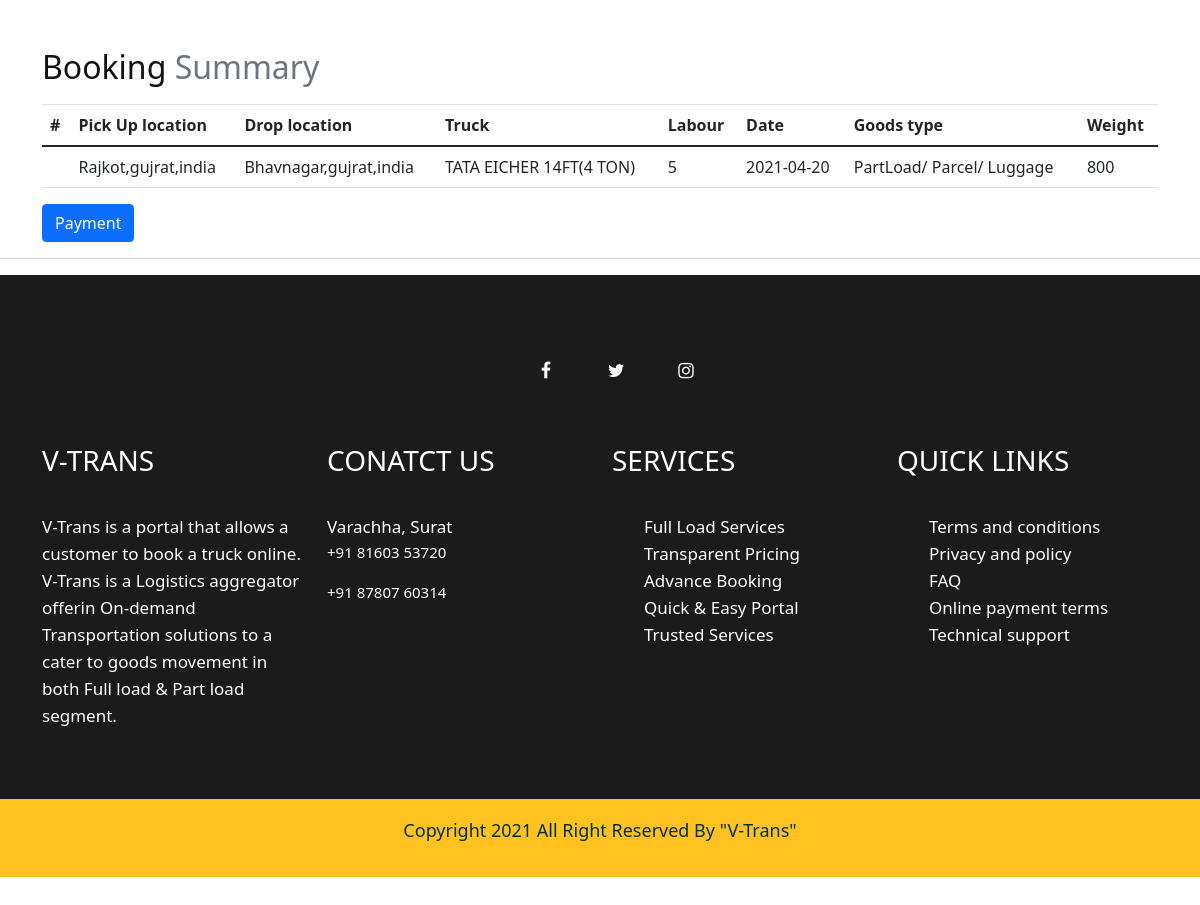
Page /bookingsummary/ (signed in) on the committed database.
### myapp/models.py (models this page shows, shortened)
class proceed(models.Model):
    pickuplocation=models.CharField(max_length=100)
    droplocation=models.CharField(max_length=100)
    trucktype=models.CharField(max_length=100)
    labour=models.CharField(max_length=10, default='')
    pickupdate=models.CharField(max_length=100)
    goodstype=models.CharField(max_length=100)
    weight=models.IntegerField()

### myapp/views.py (the view)
# urls.py: path('bookingsummary/', views.bookingsummary, name='bookingsummary'),
@login_required
def bookingsummary(request):
        if request.method=='POST':
            summaryfrm=summaryForm(request.POST)
            if summaryfrm.is_valid():
                summaryfrm.save()
                return redirect('afterproceed')
                print("summary show sucessfully!")
            else:
                print("summary not showen something went wrong here...")
        else:
            summaryfrm=summaryForm()
        bookingdata = proceed.objects.all().order_by('-id')[:1]
        return render(request, 'bookingsummary.html',{'bookingdata':bookingdata,'summaryfrm':summaryfrm})

### templates/bookingsummary.html (shortened to what this page needs)
{% load static %}
<!doctype html>
<html lang="en">
<head>
    <link rel="stylesheet" href="{% static 'css/bootstrap.min.css' %}">
    <link rel="stylesheet" href="{% static 'css/style.css' %}">
    <link rel="stylesheet" href="{% static 'css/responsive.css' %}">
    <link rel="stylesheet" href="{% static 'css/jquery.mCustomScrollbar.min.css' %}">
    <link rel="stylesheet" href="https://netdna.bootstrapcdn.com/font-awesome/4.0.3/css/font-awesome.css">
    <link rel="stylesheet" href="https://cdnjs.cloudflare.com/ajax/libs/fancybox/2.1.5/jquery.fancybox.min.css"
        media="screen">
    <link href="https://cdn.jsdelivr.net/npm/bootstrap@5.0.0-beta2/dist/css/bootstrap.min.css" rel="stylesheet"
>
    <link type=" text/css" href="{% static 'css/carousel.css' %}" rel="stylesheet">
    <link href="{% static 'css/carousel.css' %}" rel="stylesheet">
</head>
<body>
    <main>
        <div class="container-sm">
            <form class="row g-3" method="POST" action="{% url 'pay' %}">
                <div class="container">
                    <div class="table-responsive text-nowrap">
                        <h2> Booking <span class="text-muted">Summary</span> </h2>
                        <table class="table">
                            <thead>
                                <tr>
                                    <th scope="col">#</th>
                                    <th scope="col">Pick Up location</th>
                                    <th scope="col">Drop location</th>
                                    <th scope="col">Truck</th>
                                    <th scope="col">Labour</th>
                                    <th scope="col">Date</th>
                                    <th scope="col">Goods type</th>
                                    <th scope="col">Weight</th>
                                </tr>
                            </thead>
                            {% for proceed in bookingdata %}
                            <tr>
                                <th scope="row"></th>
                                <td>{{ proceed.pickuplocation }}</td>
                                <td>{{ proceed.droplocation }}</td>
                                <td>{{ proceed.trucktype }}</td>
                                <td>{{ proceed.labour }}</td>
                                <td>{{ proceed.pickupdate }}</td>
                                <td>{{ proceed.goodstype }}</td>
                                <td>{{ proceed.weight }}</td>
                            </tr>
                            {% endfor %}
                        </table>
                    </div>
                    <div>
                        <button class="btn btn-primary" type="submit">Payment</button>
                    </div>
                </div>
            </form>
        </div>
        <hr>
        <footr>
            <div class="footer">
                <div class="container">
                    <div class="row">
                        <div class="col-md-6 offset-md-3">
                            <ul class="sociel">
                                <li> <a href="https://www.facebook.com/"><i class="fa fa-facebook"></i></a></li>
                                <li> <a href="https://twitter.com/?lang=en"><i class="fa fa-twitter"></i></a></li>
                                <li> <a href="https://www.instagram.com/"><i class="fa fa-instagram"></i></a></li>
                            </ul>
                        </div>
                    </div>
                    <div class="row">
                        <div class="col-xl-3 col-lg-3 col-md-6 col-sm-12">
                            <div class="contact">
                                <h3>V-Trans</h3>
                                <span>V-Trans is a portal that
                                    allows a customer to book
                                    a truck online. V-Trans is
                                    a Logistics aggregator offerin
                                    On-demand Transportation solutions
                                    to a cater to goods movement in
                                    both Full load & Part load segment.
                                </span>
                            </div>
                        </div>
                        <div class="col-xl-3 col-lg-3 col-md-6 col-sm-12">
                            <div class="contact">
                                <h3>Conatct Us</h3>
                                <span>
                                    Varachha, Surat
                                    <p>+91 81603 53720</p>
                                    <p>+91 87807 60314</p>
                                </span>
                            </div>
                        </div>
                        <div class="col-xl-3 col-lg-3 col-md-6 col-sm-12">
                            <div class="contact">
                                <h3>Services</h3>
                                <ul class="lik">
                                    <li> <a href="{% url 'checkfare' %}"> Full Load Services</a></li>
                                    <li> <a href="#">Transparent Pricing</a></li>
                                    <li> <a href="{% url 'vehicle' %}">Advance Booking</a></li>
                                    <li> <a href="#">Quick & Easy Portal</a></li>
                                    <li> <a href="{% url 'about' %}">Trusted Services</a></li>
                                </ul>
                            </div>
                        </div>
                        <div class="col-xl-3 col-lg-3 col-md-6 col-sm-12">
                            <div class="contact">
                                <h3>Quick Links</h3>
                                <ul class="lik">
                                    <li> <a href="{% url 'terms' %}">Terms and conditions</a></li>
                                    <li> <a href="{% url 'privacy' %}">Privacy and policy</a></li>
                                    <li> <a href="{% url 'faq' %}">FAQ</a></li>
                                    <li> <a href="{% url 'payterms' %}">Online payment terms</a></li>
                                    <li> <a href="{% url 'about' %}">Technical support</a></li>
                            </div>
                        </div>
                    </div>
                </div>
                <div class="copyright">
                    <p style="text-align: center;"><b>Copyright 2021 All Right Reserved By "V-Trans"</b></p>
                </div>
        </footr>
    </main>
</body>
</html>

### static/css/style.css (style rules this page uses)
* { box-sizing: border-box !important; }
html { scroll-behavior: smooth; }
body { color: #666666; font-size: 14px; font-family: 'poppins', sans-serif; line-height: 1.80857; font-weight: normal; overflow-x: hidden; }
a { color: #1f1f1f; text-decoration: none !important; outline: none !important; -webkit-transition: all .3s ease-in-out; -moz-transition: all .3s ease-in-out; -ms-transition: all .3s ease-in-out; -o-transition: all .3s ease-in-out; transition: all .3s ease-in-out; }
h1, h2, h3, h4, h5, h6 { letter-spacing: 0; font-weight: normal; position: relative; padding: 0 0 10px 0; font-weight: normal; line-height: normal; color: #111111; margin: 0 }
h2 { font-size: 22px }
h3 { font-size: 18px }
*, *::after, *::before { -webkit-box-sizing: border-box; -moz-box-sizing: border-box; box-sizing: border-box; }
ul, li, ol { margin: 0px; padding: 0px; list-style: none; }
p { margin: 0px; font-weight: 300; font-size: 15px; line-height: 24px; }
a { color: #222222; text-decoration: none; outline: none !important; }
a, .btn { text-decoration: none !important; outline: none !important; -webkit-transition: all .3s ease-in-out; -moz-transition: all .3s ease-in-out; -ms-transition: all .3s ease-in-out; -o-transition: all .3s ease-in-out; transition: all .3s ease-in-out; }
button { border: 0; margin: 0; padding: 0; cursor: pointer; }
.text-muted { padding: 10px 0px; }
.footer { background: #1b1b1b; padding-top: 70px; }
ul.sociel { display: flex; flex-wrap: wrap; justify-content:center; margin: 0 auto; }
ul.sociel li { display: inline-block; padding:0px 10px; }
ul.sociel li a { color: #fff; width: 50px; height: 50px; float: left; text-align: center; line-height: 50px; border-radius: 100%; font-size: 18px; }
.contact { margin-top: 50px; }
.contact h3 { color: #fff; font-weight: 500; font-size: 28px; line-height: 30px; padding-bottom: 30px; text-transform: uppercase; }
.contact span { color: #fff; font-size: 17px; line-height: 27px; }
ul.lik li a { color: #fff; font-size: 17px; line-height: 27px; }
.copyright { background-color: #ffc221; padding: 20px 0px; margin-top: 70px; }
.copyright p { color: #023023; font-size: 18px; line-height: 22px; text-align: center; }

### static/css/carousel.css (style rules this page uses)
body { padding-top: 3rem; padding-bottom: 3rem; color: #5a5a5a; }

### rows in the picture
proceed: pickuplocation "Rajkot,gujrat,india", droplocation "Bhavnagar,gujrat,india", trucktype "TATA EICHER 14FT(4 TON)", labour "5", pickupdate "2021-04-20", goodstype "PartLoad/ Parcel/ Luggage", weight "800"
